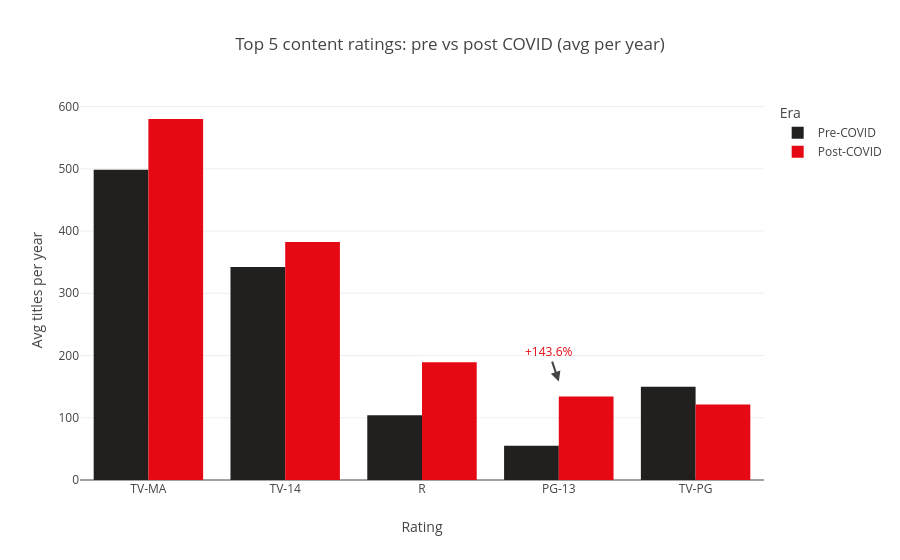

The notebook cell saved with this chart:
### Code cell
# prepare data
ratings_viz = rating_counts[['pre_covid_avg', 'post_covid_avg']].reset_index()
ratings_viz = ratings_viz.sort_values('post_covid_avg', ascending=False).head(5)

# melt for plotly
ratings_melted = ratings_viz.melt(
    id_vars='rating',
    value_vars=['pre_covid_avg', 'post_covid_avg'],
    var_name='era',
    value_name='avg_per_year'
)

# rename era labels
ratings_melted['era'] = ratings_melted['era'].map({
    'pre_covid_avg': 'Pre-COVID',
    'post_covid_avg': 'Post-COVID'
})

fig5 = px.bar(ratings_melted,
    x='rating',
    y='avg_per_year',
    color='era',
    barmode='group',
    title='Top 5 content ratings: pre vs post COVID (avg per year)',
    labels={
        'rating': 'Rating',
        'avg_per_year': 'Avg titles per year',
        'era': 'Era'
    },
    color_discrete_map={
        'Pre-COVID': '#221F1F',
        'Post-COVID': '#E50914'
    }
)
fig5.add_annotation(
    x='PG-13', y=134,
    text="+143.6%",
    showarrow=True,
    arrowhead=2,
    yshift=15,
    font=dict(color='#E50914')
)
fig5.show()

### Figure 1 — Plotly figure (JSON) as saved in the notebook; plotly's stock layout.template omitted (floating-point values rounded to 4 significant figures)
{"data": [{"alignmentgroup": "True", "hovertemplate": "Era=Pre-COVID<br>Rating=%{x}<br>Avg titles per year=%{y}<extra></extra>", "legendgroup": "Pre-COVID", "marker": {"color": "#221F1F", "pattern": {"shape": ""}}, "name": "Pre-COVID", "offsetgroup": "Pre-COVID", "orientation": "v", "showlegend": true, "textposition": "auto", "type": "bar", "x": ["TV-MA", "TV-14", "R", "PG-13", "TV-PG"], "xaxis": "x", "y": [498.5, 342.2, 104.2, 55.0, 150.0], "yaxis": "y"}, {"alignmentgroup": "True", "hovertemplate": "Era=Post-COVID<br>Rating=%{x}<br>Avg titles per year=%{y}<extra></extra>", "legendgroup": "Post-COVID", "marker": {"color": "#E50914", "pattern": {"shape": ""}}, "name": "Post-COVID", "offsetgroup": "Post-COVID", "orientation": "v", "showlegend": true, "textposition": "auto", "type": "bar", "x": ["TV-MA", "TV-14", "R", "PG-13", "TV-PG"], "xaxis": "x", "y": [580.0, 382.5, 189.0, 134.0, 121.5], "yaxis": "y"}], "layout": {"annotations": [{"arrowhead": 2, "font": {"color": "#E50914"}, "showarrow": true, "text": "+143.6%", "x": "PG-13", "y": 134, "yshift": 15}], "barmode": "group", "legend": {"title": {"text": "Era"}, "tracegroupgap": 0}, "title": {"text": "Top 5 content ratings: pre vs post COVID (avg per year)"}, "xaxis": {"anchor": "y", "domain": [0, 1], "title": {"text": "Rating"}}, "yaxis": {"anchor": "x", "domain": [0, 1], "title": {"text": "Avg titles per year"}}}}
